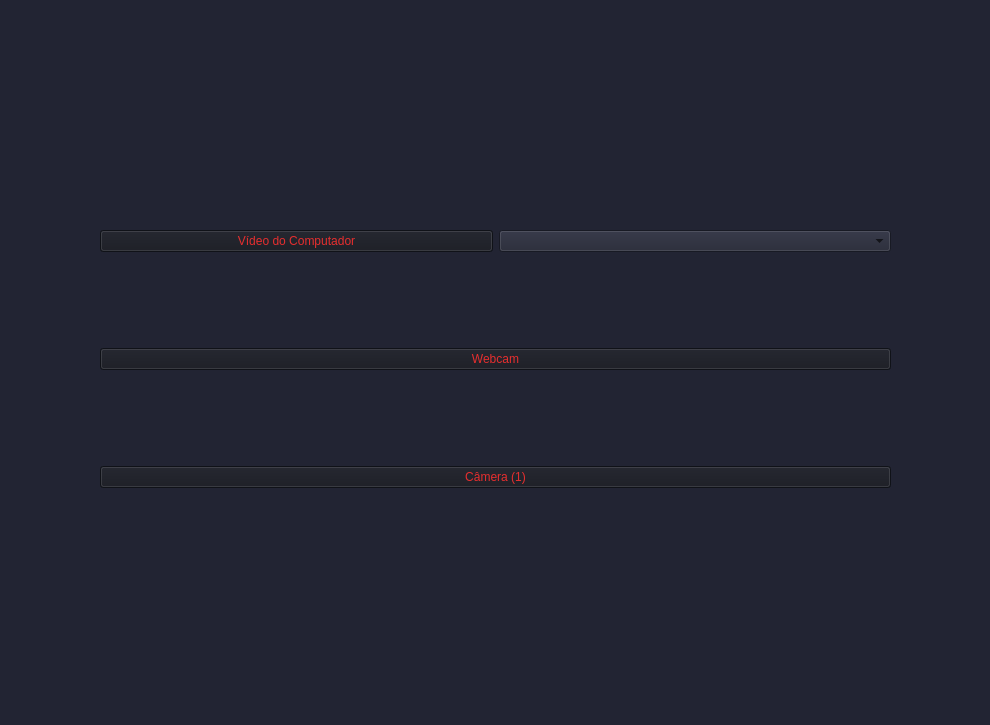
<?xml version="1.0" encoding="UTF-8"?>
<ui version="4.0">
 <class>MainWindow</class>
 <widget class="QMainWindow" name="MainWindow">
  <property name="windowModality">
   <enum>Qt::NonModal</enum>
  </property>
  <property name="geometry">
   <rect>
    <x>0</x>
    <y>0</y>
    <width>990</width>
    <height>725</height>
   </rect>
  </property>
  <property name="minimumSize">
   <size>
    <width>990</width>
    <height>725</height>
   </size>
  </property>
  <property name="maximumSize">
   <size>
    <width>990</width>
    <height>725</height>
   </size>
  </property>
  <property name="windowTitle">
   <string>Camera</string>
  </property>
  <property name="styleSheet">
   <string notr="true">background-color: #222433;</string>
  </property>
  <widget class="QWidget" name="centralwidget">
   <widget class="QWidget" name="gridLayoutWidget">
    <property name="geometry">
     <rect>
      <x>100</x>
      <y>140</y>
      <width>791</width>
      <height>441</height>
     </rect>
    </property>
    <layout class="QGridLayout" name="gridLayout" columnstretch="0">
     <property name="sizeConstraint">
      <enum>QLayout::SetDefaultConstraint</enum>
     </property>
     <item row="3" column="0">
      <widget class="QPushButton" name="QT_camera">
       <property name="styleSheet">
        <string notr="true">QPushButton{
background-color: rgb(23, 25, 33);
color: #E62E2E;
}
QPushButton:hover{
	background-color: #1B1D26;
}</string>
       </property>
       <property name="text">
        <string>Câmera (1)</string>
       </property>
      </widget>
     </item>
     <item row="2" column="0">
      <widget class="QPushButton" name="QT_webcam">
       <property name="styleSheet">
        <string notr="true">QPushButton{
background-color: rgb(23, 25, 33);
color: #E62E2E;
}
QPushButton:hover{
	background-color: #1B1D26;
}</string>
       </property>
       <property name="text">
        <string>Webcam</string>
       </property>
      </widget>
     </item>
     <item row="1" column="0">
      <layout class="QHBoxLayout" name="horizontalLayout">
       <item>
        <widget class="QPushButton" name="QT_video">
         <property name="styleSheet">
          <string notr="true">QPushButton{
background-color: rgb(23, 25, 33);
color: #E62E2E;
}
QPushButton:hover{
	background-color: #1B1D26;
}</string>
         </property>
         <property name="text">
          <string>Vídeo do Computador</string>
         </property>
        </widget>
       </item>
       <item>
        <widget class="QComboBox" name="QT_listaVideos">
         <property name="styleSheet">
          <string notr="true">QPushButton{
background-color: rgb(23, 25, 33);
color: #E62E2E;
}
QPushButton:hover{
	background-color: #1B1D26;
}</string>
         </property>
        </widget>
       </item>
      </layout>
     </item>
    </layout>
   </widget>
  </widget>
 </widget>
 <resources/>
 <connections/>
 <designerdata>
  <property name="gridDeltaX">
   <number>5</number>
  </property>
  <property name="gridDeltaY">
   <number>5</number>
  </property>
  <property name="gridSnapX">
   <bool>true</bool>
  </property>
  <property name="gridSnapY">
   <bool>true</bool>
  </property>
  <property name="gridVisible">
   <bool>true</bool>
  </property>
 </designerdata>
</ui>
